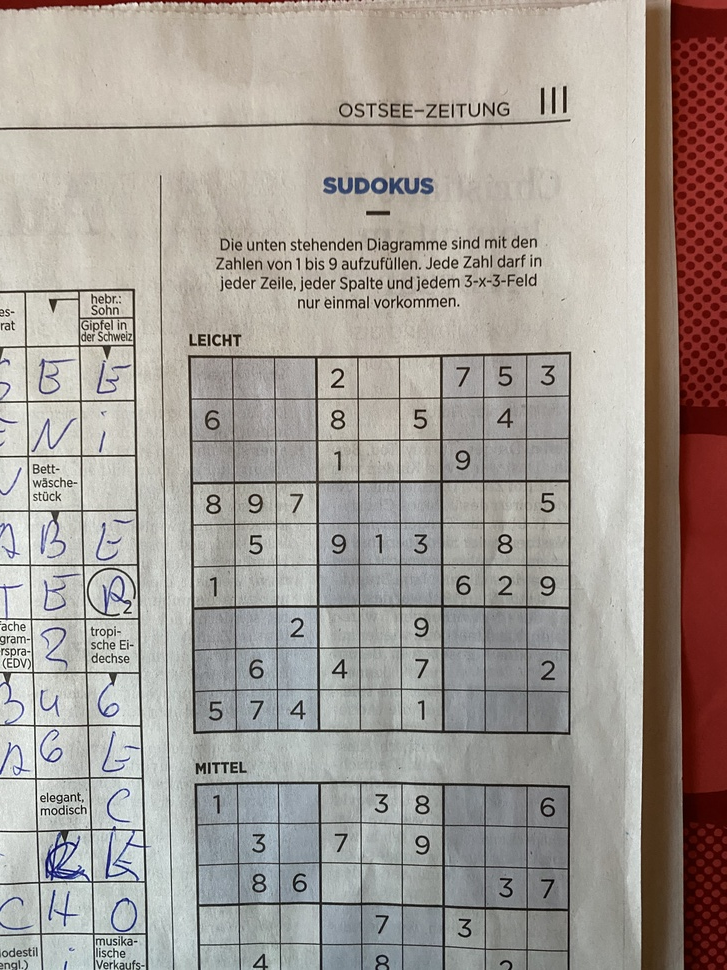
#> input picture backend/test_files/test1.jpg, 727 x 970 px, shrunk from 3024 x 4032 before the run
$ python -i major_grid.py   (imports and definitions only)
#> lines starting #> are read from the running program, lines starting #| are printed output that depends on the picture; after the words box and inside, x2 and y2 are one past the last pixel; in counts of white or black regions, pixels touching at a corner belong together
#> further down, picture is the input picture: shape (970, 727, 3); mean B, G, R 149.8, 156.1, 163.8
### backend/image_manipulation.py
import cv2
import numpy as np

# [10 lines left out: function prepare_image, not called in this run]

def identify_edges(image):
    return cv2.Canny(image, 75, 100)

def findContours(image):
    return cv2.findContours(image.copy(), cv2.RETR_TREE, cv2.CHAIN_APPROX_SIMPLE)

# [29 lines left out: function output_sudoku_solution, not called in this run]

### backend/major_grid.py
import numpy as np
import imutils
import cv2
from backend import image_manipulation as im

def order_points(pts):
	rect = np.zeros((4, 2), dtype = "float32")

	s = pts.sum(axis = 1)
	rect[0] = pts[np.argmin(s)]
	rect[2] = pts[np.argmax(s)]

	diff = np.diff(pts, axis = 1)
	rect[1] = pts[np.argmin(diff)]
	rect[3] = pts[np.argmax(diff)]

	return rect

def four_point_transform(image, pts):
	rect = order_points(pts)
	(tl, tr, br, bl) = rect

	widthA = np.sqrt(((br[0] - bl[0]) ** 2) + ((br[1] - bl[1]) ** 2))
	widthB = np.sqrt(((tr[0] - tl[0]) ** 2) + ((tr[1] - tl[1]) ** 2))
	maxWidth = max(int(widthA), int(widthB))

	heightA = np.sqrt(((tr[0] - br[0]) ** 2) + ((tr[1] - br[1]) ** 2))
	heightB = np.sqrt(((tl[0] - bl[0]) ** 2) + ((tl[1] - bl[1]) ** 2))
	maxHeight = max(int(heightA), int(heightB))

	dst = np.array([
		[0, 0],
		[maxWidth - 1, 0],
		[maxWidth - 1, maxHeight - 1],
		[0, maxHeight - 1]], dtype = "float32")

	M = cv2.getPerspectiveTransform(rect, dst)
	warped = cv2.warpPerspective(image, M, (maxWidth, maxHeight))

	return warped

def find_grid_by_edges(image):
    img = cv2.cvtColor(image, cv2.COLOR_BGR2GRAY)
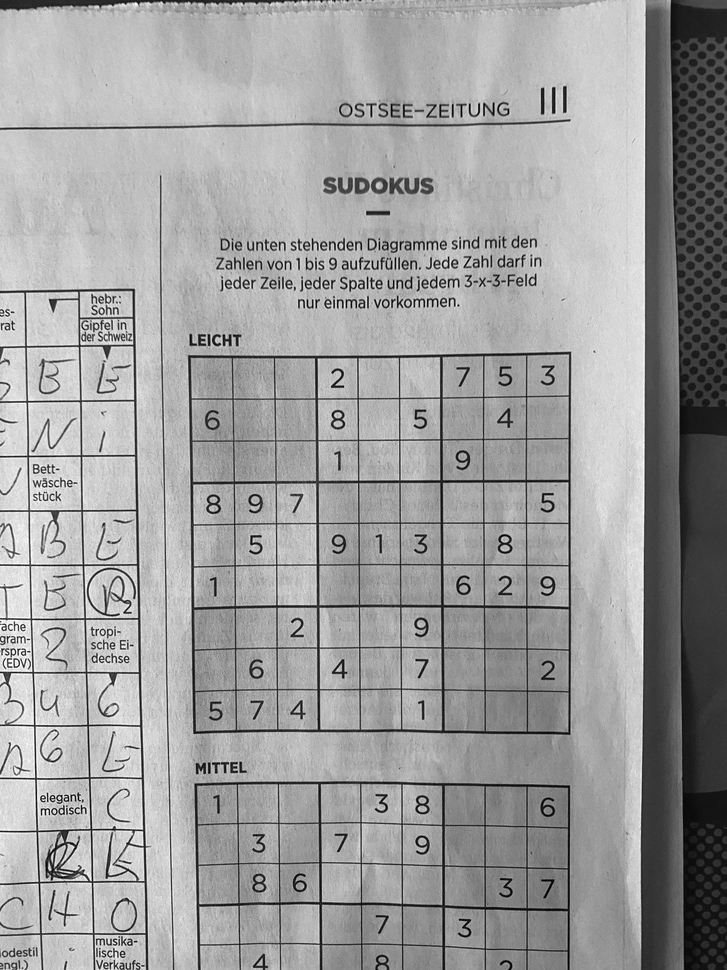
#> img: shape (970, 727); min 0, max 255, mean 157.7

    img = cv2.GaussianBlur(img, (5,5), 0)

    img = cv2.threshold(img, 128, 255,cv2.THRESH_BINARY|cv2.THRESH_OTSU)[1]
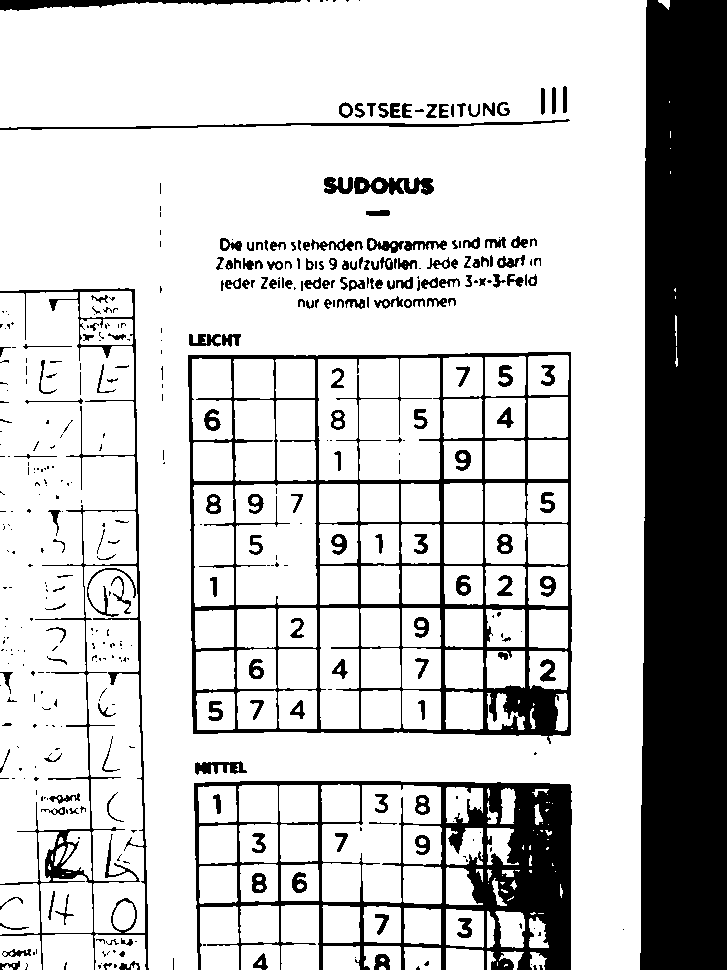
#> img: shape (970, 727); 78.2% white; 447 black regions (237 under 20 px), largest, box (x1, y1, x2, y2) and area: (640, 0, 727, 970) 80376, (188, 352, 572, 744) 22214, (194, 781, 572, 970) 21584

    img = 255-img

    img_edged = im.identify_edges(img)
#> in identify_edges, `return cv2.Canny(image, 75, 100)`:
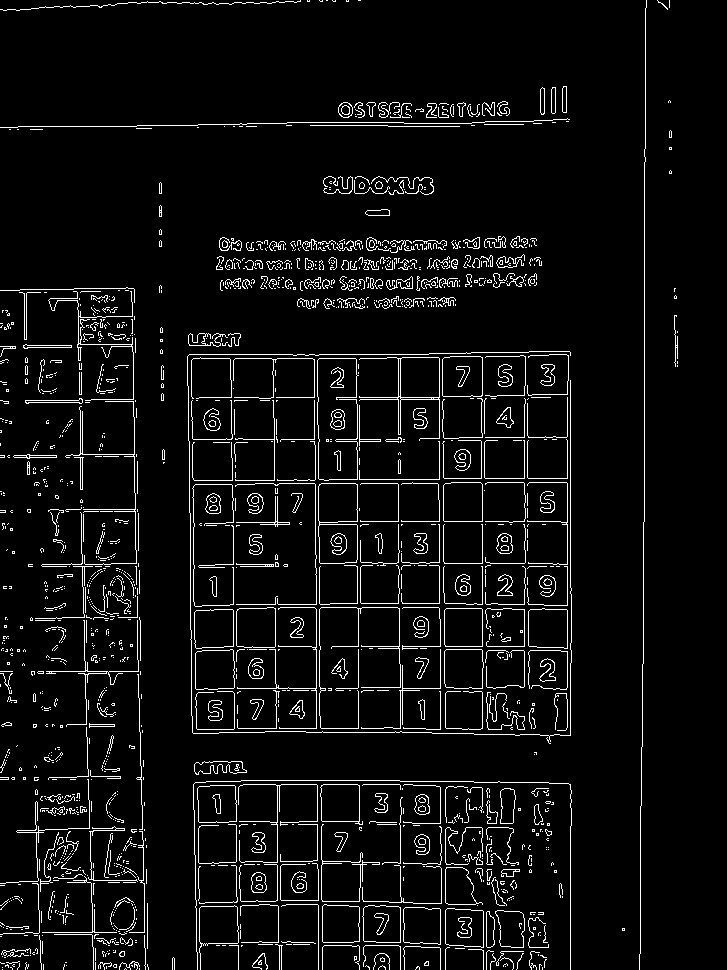
#> returned value: shape (970, 727); 5.5% white in thin lines or dots

    cnts = im.findContours(img_edged)
#> cnts = 1798 contours, 1577 with area under 20; largest, box (x1, y1, x2, y2) and area: (318, 483, 358, 564) 2972, (359, 357, 440, 441) 1794, (442, 356, 483, 397) 1586, (442, 356, 483, 397) 1584, (400, 357, 440, 398) 1556

    ## if possible replace below by internal algorithm
    cnts = imutils.grab_contours(cnts)
    cnts = sorted(cnts, key = cv2.contourArea, reverse = True)[:10]
#> cnts = 10 contours; largest, box (x1, y1, x2, y2) and area: (318, 483, 358, 564) 2972, (359, 357, 440, 441) 1794, (442, 356, 483, 397) 1586, (442, 356, 483, 397) 1584, (400, 357, 440, 398) 1556

    # loop over our contours
    for c in cnts:
        # approximate the contour
        peri = cv2.arcLength(c, True)
        approx = cv2.approxPolyDP(c, 0.06 * peri, True)

        dimensions = cv2.boundingRect(c)

        if (len(approx) == 4):
            dimensions = cv2.boundingRect(c)
            cropped = four_point_transform(image, approx.reshape(4, 2))
            return cropped, dimensions
#> this loop made 3 passes
#> (peri, approx, widthA in four_point_transform, widthB in four_point_transform, maxWidth in four_point_transform) on pass 3: (157.3, [[444, 357], [442, 395], [481, 396], [482, 357]], 39.01, 38, 39)
#> peri on pass 1: 309.2
#> pass 3, in four_point_transform, `warped = cv2.warpPerspective(image, M, (maxWidth, maxHeight))`:
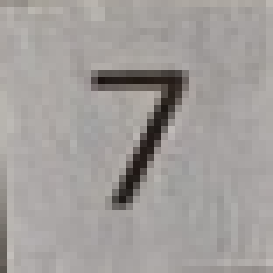
#> warped: shape (39, 39, 3) (shown 7 times larger); mean B, G, R 155.1, 157.5, 161.5

    return None, None

def find_grid_by_contentarea(image, minium_ratio=0.15):
    img = cv2.cvtColor(image, cv2.COLOR_BGR2GRAY)

    img = cv2.GaussianBlur(img, (5,5), 0)

    img = cv2.threshold(img, 128, 255,cv2.THRESH_BINARY|cv2.THRESH_OTSU)[1]

    img = 255-img

    kernel = np.ones((5,5),np.uint8)
    img = cv2.dilate(img, kernel, iterations=4)

    cnts = im.findContours(img)

    ## if possible replace below by internal algorithm
    cnts = imutils.grab_contours(cnts)

    # loop over our contours
    image_area = image.shape[0] * image.shape[1]
    for c in cnts:
        # approximate the contour
        peri = cv2.arcLength(c, True)
        approx = cv2.approxPolyDP(c, 0.06 * peri, True)

        dimensions = cv2.boundingRect(c)

        current_Rect_area = dimensions[2] * dimensions[3]
        if (current_Rect_area / image_area >= minium_ratio) and (len(approx) == 4):
            cropped = four_point_transform(image, approx.reshape(4, 2))
            return cropped, dimensions

    return None, None

>>> import cv2
>>> picture = cv2.imread('test_files/test1.jpg')
>>> result = find_grid_by_edges(picture)

$ run again, on backend/test_files/test10.jpg
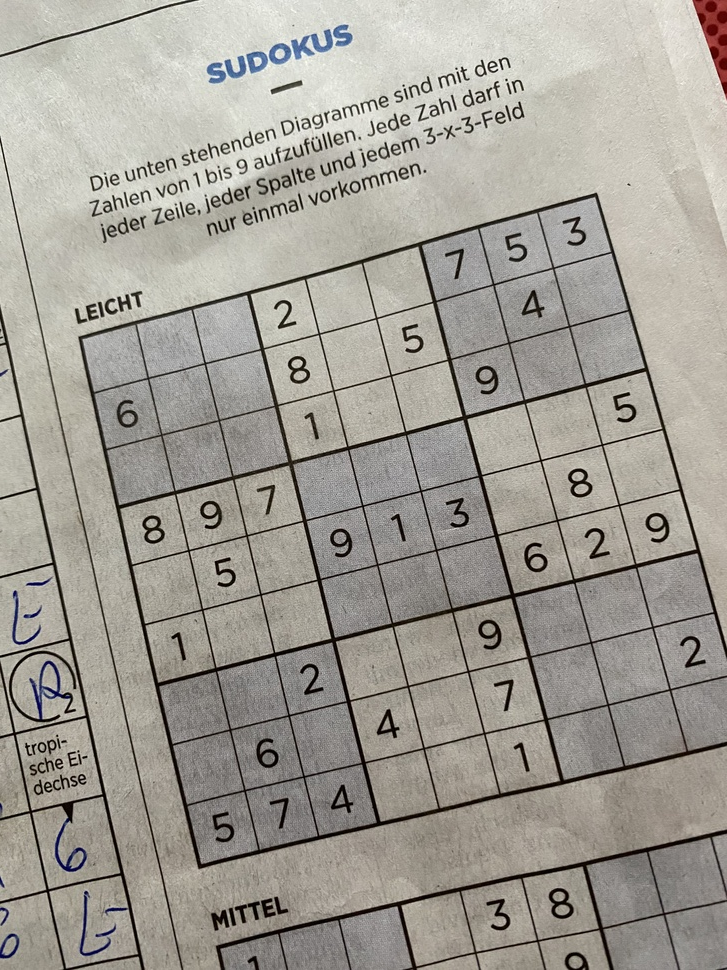
#> input picture backend/test_files/test10.jpg, 727 x 970 px, shrunk from 3024 x 4032 before the run
#> picture is the input picture: shape (970, 727, 3); mean B, G, R 149.5, 157.6, 161.3
#> in find_grid_by_edges, `img = cv2.threshold(img, 128, 255,cv2.THRESH_BINARY|cv2.THRESH_OTSU)[1]`:
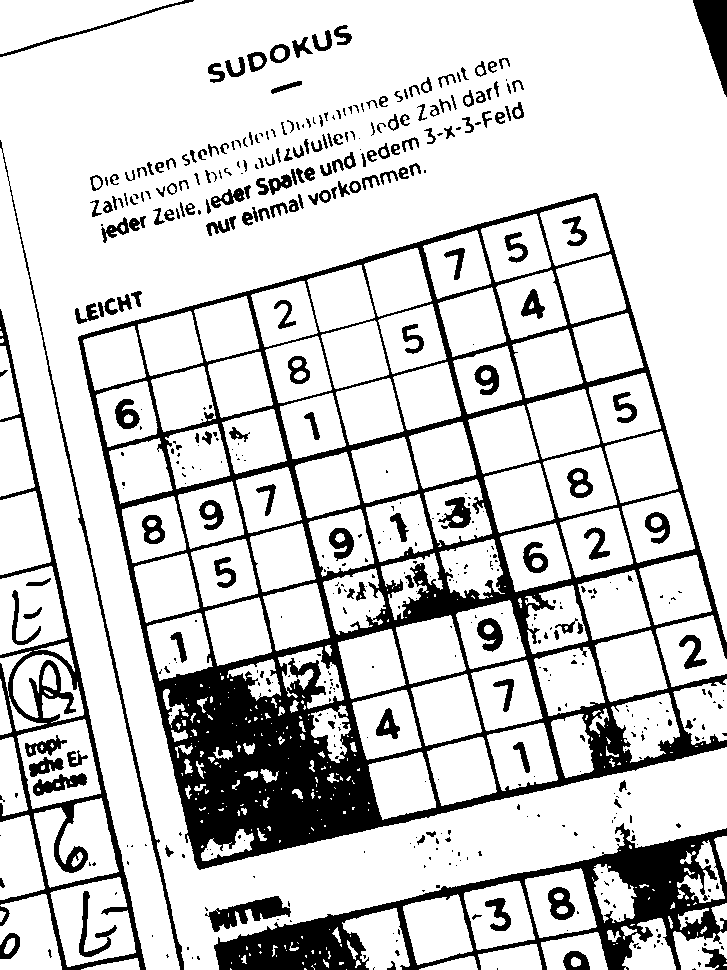
#> img: shape (970, 727); 80.7% white; 524 black regions (319 under 20 px), largest, box (x1, y1, x2, y2) and area: (78, 193, 727, 870) 74935, (214, 823, 727, 970) 18904, (0, 309, 146, 970) 9441
#> in find_grid_by_edges, `cnts = im.findContours(img_edged)`: cnts = 2082 contours, 1803 with area under 20; largest, box (x1, y1, x2, y2) and area: (17, 719, 101, 809) 5334, (17, 719, 101, 809) 5332, (33, 798, 119, 888) 4510, (33, 798, 119, 888) 4487, (524, 868, 597, 938) 3595
#> in find_grid_by_edges, `cnts = sorted(cnts, key = cv2.contourArea, reverse = True)[:10]`: cnts = 10 contours; largest, box (x1, y1, x2, y2) and area: (17, 719, 101, 809) 5334, (17, 719, 101, 809) 5332, (33, 798, 119, 888) 4510, (33, 798, 119, 888) 4487, (524, 868, 597, 938) 3595
#> the loop in find_grid_by_edges, `for c in cnts:` made 1 pass
#> (peri, approx, widthA in four_point_transform, widthB in four_point_transform, maxWidth in four_point_transform) on pass 1: (309.1, [[85, 719], [17, 735], [32, 808], [100, 793]], 69.63, 69.86, 69)
#> pass 1, in four_point_transform, `warped = cv2.warpPerspective(image, M, (maxWidth, maxHeight))`:
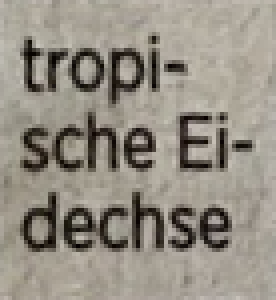
#> warped: shape (75, 69, 3) (shown 4 times larger); mean B, G, R 132.1, 142.9, 149

$ run again, on backend/test_files/test11.jpg
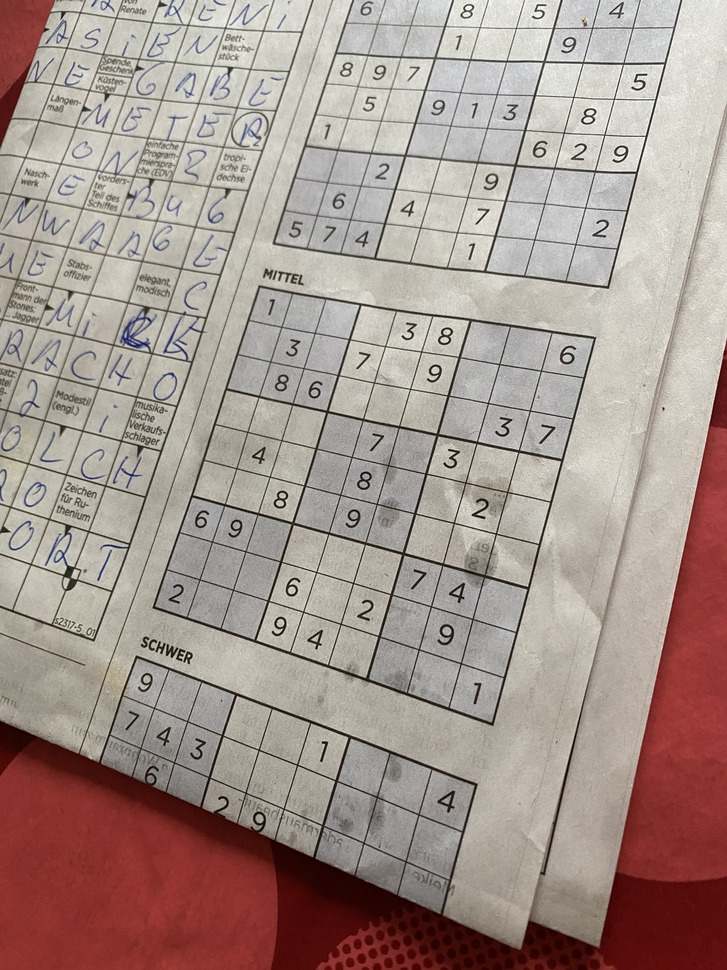
#> input picture backend/test_files/test11.jpg, 727 x 970 px, shrunk from 3024 x 4032 before the run
#> picture is the input picture: shape (970, 727, 3); mean B, G, R 142.2, 149.2, 165.7
#> in find_grid_by_edges, `img = cv2.threshold(img, 128, 255,cv2.THRESH_BINARY|cv2.THRESH_OTSU)[1]`:
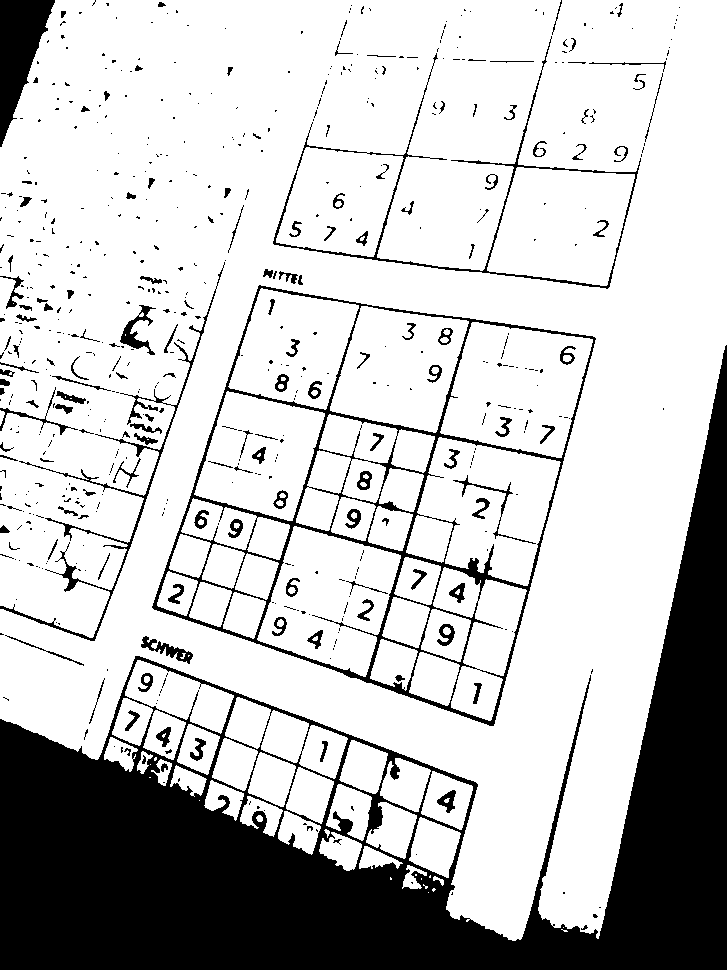
#> img: shape (970, 727); 76.8% white; 610 black regions (461 under 20 px), largest, box (x1, y1, x2, y2) and area: (0, 345, 727, 970) 128753, (152, 285, 596, 726) 12016, (0, 0, 55, 147) 4209
#> in find_grid_by_edges, `cnts = im.findContours(img_edged)`: cnts = 2793 contours, 2676 with area under 20; largest, box (x1, y1, x2, y2) and area: (194, 391, 325, 521) 11306, (194, 391, 325, 521) 11300, (339, 739, 388, 794) 1734, (339, 739, 388, 794) 1730, (318, 831, 362, 871) 1018
#> in find_grid_by_edges, `cnts = sorted(cnts, key = cv2.contourArea, reverse = True)[:10]`: cnts = 10 contours; largest, box (x1, y1, x2, y2) and area: (194, 391, 325, 521) 11306, (194, 391, 325, 521) 11300, (339, 739, 388, 794) 1734, (339, 739, 388, 794) 1730, (318, 831, 362, 871) 1018
#> the loop in find_grid_by_edges, `for c in cnts:` made 1 pass
#> (peri, approx, widthA in four_point_transform, widthB in four_point_transform, maxWidth in four_point_transform) on pass 1: (453, [[226, 391], [194, 494], [292, 520], [324, 413]], 101.4, 100.4, 101)
#> pass 1, in four_point_transform, `warped = cv2.warpPerspective(image, M, (maxWidth, maxHeight))`:
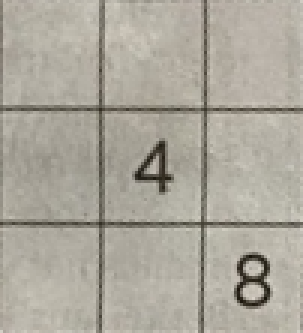
#> warped: shape (111, 101, 3) (shown 3 times larger); mean B, G, R 155.9, 167.2, 171.6

$ run again, on backend/test_files/test12.jpg
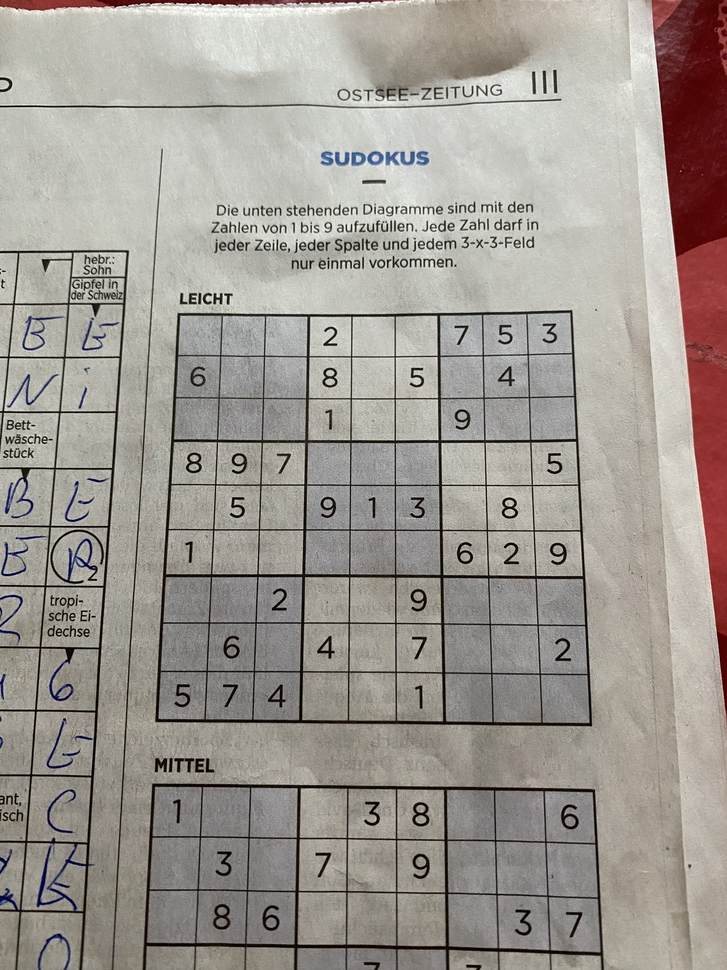
#> input picture backend/test_files/test12.jpg, 727 x 970 px, shrunk from 3024 x 4032 before the run
#> picture is the input picture: shape (970, 727, 3); mean B, G, R 146.4, 153.1, 159
#> in find_grid_by_edges, `img = cv2.threshold(img, 128, 255,cv2.THRESH_BINARY|cv2.THRESH_OTSU)[1]`:
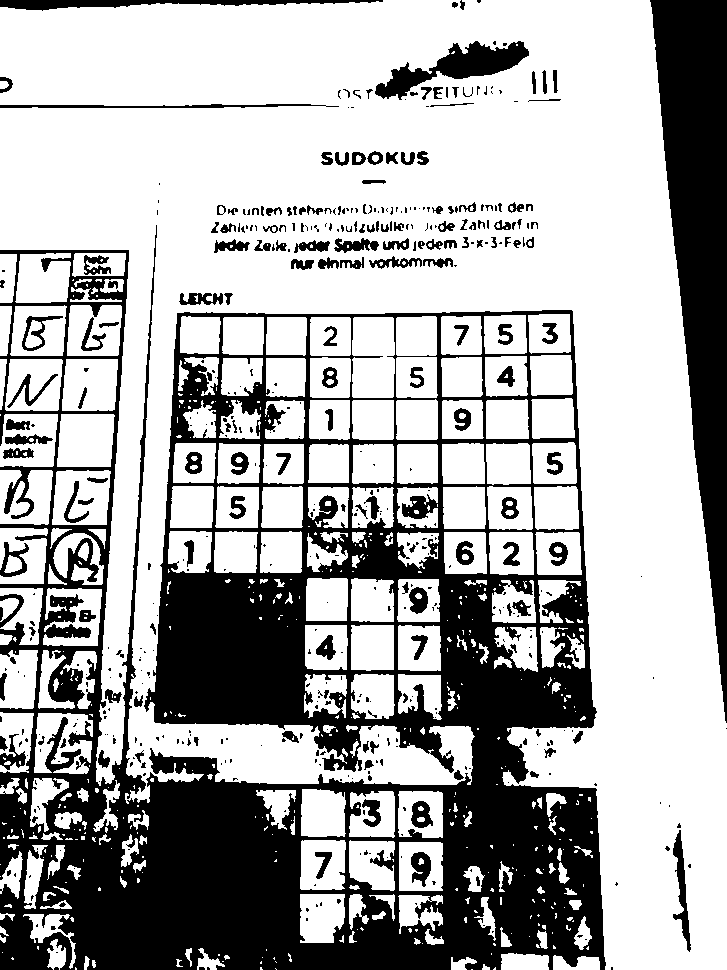
#> img: shape (970, 727); 67% white; 500 black regions (323 under 20 px), largest, box (x1, y1, x2, y2) and area: (0, 225, 606, 970) 176843, (650, 0, 727, 723) 28793, (375, 41, 529, 100) 3308
#> in find_grid_by_edges, `cnts = im.findContours(img_edged)`: cnts = 2184 contours, 1935 with area under 20; largest, box (x1, y1, x2, y2) and area: (56, 413, 115, 467) 2853, (56, 413, 115, 467) 2852, (398, 841, 443, 891) 2144, (398, 841, 443, 891) 2140, (350, 624, 394, 671) 1924
#> in find_grid_by_edges, `cnts = sorted(cnts, key = cv2.contourArea, reverse = True)[:10]`: cnts = 10 contours; largest, box (x1, y1, x2, y2) and area: (56, 413, 115, 467) 2853, (56, 413, 115, 467) 2852, (398, 841, 443, 891) 2144, (398, 841, 443, 891) 2140, (350, 624, 394, 671) 1924
#> the loop in find_grid_by_edges, `for c in cnts:` made 1 pass
#> (peri, approx, widthA in four_point_transform, widthB in four_point_transform, maxWidth in four_point_transform) on pass 1: (215, [[62, 413], [56, 465], [110, 466], [114, 414]], 54.01, 52.01, 54)
#> pass 1, in four_point_transform, `warped = cv2.warpPerspective(image, M, (maxWidth, maxHeight))`:
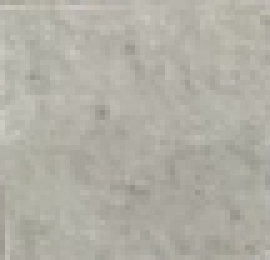
#> warped: shape (52, 54, 3) (shown 5 times larger); mean B, G, R 165, 174.6, 176.7
